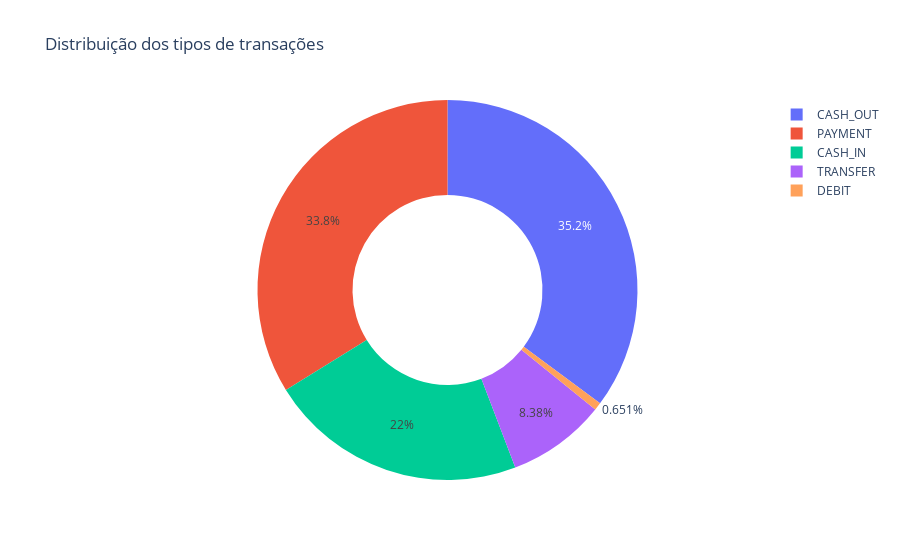

The notebook cell this image was saved under:
### Markdown cell above
### Gráfico de contagem da coluna 'type'

### Code cell
plot_count_column(df['type'], "Distribuição dos tipos de transações")

### Figure 1 — Plotly figure (JSON) as saved in the notebook; plotly's stock layout.template omitted (floating-point values rounded to 4 significant figures)
{"data": [{"domain": {"x": [0, 1], "y": [0, 1]}, "hole": 0.5, "hovertemplate": "label=%{label}<br>value=%{value}<extra></extra>", "labels": ["CASH_OUT", "PAYMENT", "CASH_IN", "TRANSFER", "DEBIT"], "legendgroup": "", "name": "", "showlegend": true, "type": "pie", "values": [2237500, 2151495, 1399284, 532909, 41432]}], "layout": {"legend": {"tracegroupgap": 0}, "title": {"text": "Distribuição dos tipos de transações"}}}
